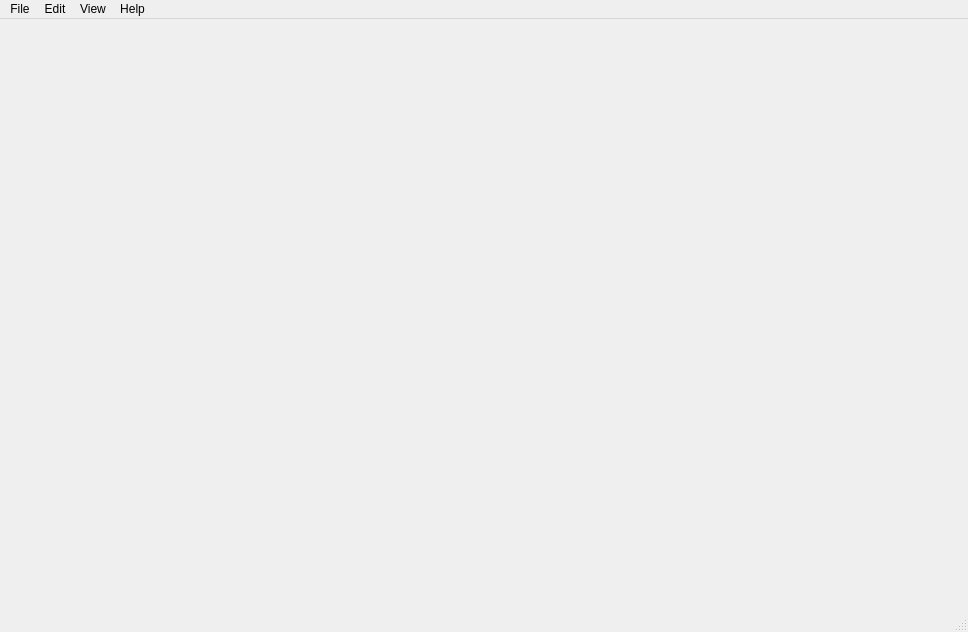
<?xml version="1.0" encoding="UTF-8"?>
<ui version="4.0">
 <class>MainWindow</class>
 <widget class="QMainWindow" name="MainWindow">
  <property name="geometry">
   <rect>
    <x>0</x>
    <y>0</y>
    <width>968</width>
    <height>632</height>
   </rect>
  </property>
  <property name="windowTitle">
   <string>NotePeek</string>
  </property>
  <property name="windowIcon">
   <iconset resource="rec.qrc">
    <normaloff>:/rescoure/notepeek.svg</normaloff>:/rescoure/notepeek.svg</iconset>
  </property>
  <widget class="QWidget" name="centralwidget">
   <layout class="QVBoxLayout" name="verticalLayout">
    <property name="spacing">
     <number>0</number>
    </property>
    <property name="leftMargin">
     <number>0</number>
    </property>
    <property name="topMargin">
     <number>0</number>
    </property>
    <property name="rightMargin">
     <number>0</number>
    </property>
    <property name="bottomMargin">
     <number>0</number>
    </property>
    <item>
     <widget class="MultiEditor" name="multieditor" native="true"/>
    </item>
    <item>
     <widget class="FindReplaceWidget" name="widget_findreplace" native="true">
      <property name="sizePolicy">
       <sizepolicy hsizetype="Preferred" vsizetype="Fixed">
        <horstretch>0</horstretch>
        <verstretch>0</verstretch>
       </sizepolicy>
      </property>
      <property name="minimumSize">
       <size>
        <width>0</width>
        <height>94</height>
       </size>
      </property>
      <property name="maximumSize">
       <size>
        <width>16777215</width>
        <height>94</height>
       </size>
      </property>
     </widget>
    </item>
   </layout>
  </widget>
  <widget class="QMenuBar" name="menubar">
   <property name="geometry">
    <rect>
     <x>0</x>
     <y>0</y>
     <width>968</width>
     <height>24</height>
    </rect>
   </property>
   <widget class="QMenu" name="menuFile">
    <property name="title">
     <string>File</string>
    </property>
    <addaction name="action_new"/>
    <addaction name="action_openFile"/>
    <addaction name="action_openDirectory"/>
    <addaction name="separator"/>
    <addaction name="action_save"/>
    <addaction name="action_saveAs"/>
    <addaction name="separator"/>
    <addaction name="action_exit"/>
   </widget>
   <widget class="QMenu" name="menuHelp">
    <property name="title">
     <string>Help</string>
    </property>
    <addaction name="action_about"/>
   </widget>
   <widget class="QMenu" name="menuView">
    <property name="title">
     <string>View</string>
    </property>
    <addaction name="action_showSlideBar"/>
   </widget>
   <widget class="QMenu" name="menuEdit">
    <property name="title">
     <string>Edit</string>
    </property>
    <addaction name="action_undo"/>
    <addaction name="action_redo"/>
    <addaction name="separator"/>
    <addaction name="action_cut"/>
    <addaction name="action_copy"/>
    <addaction name="action_paste"/>
    <addaction name="separator"/>
    <addaction name="action_find"/>
   </widget>
   <addaction name="menuFile"/>
   <addaction name="menuEdit"/>
   <addaction name="menuView"/>
   <addaction name="menuHelp"/>
  </widget>
  <widget class="QsciEditorInfoStatusBar" name="statusbar">
   <property name="autoFillBackground">
    <bool>false</bool>
   </property>
   <property name="styleSheet">
    <string notr="true"/>
   </property>
  </widget>
  <action name="action_openFile">
   <property name="text">
    <string>Open File</string>
   </property>
   <property name="shortcut">
    <string>Ctrl+O</string>
   </property>
  </action>
  <action name="action_new">
   <property name="text">
    <string>New</string>
   </property>
   <property name="shortcut">
    <string>Ctrl+N</string>
   </property>
  </action>
  <action name="action_save">
   <property name="text">
    <string>Save</string>
   </property>
   <property name="shortcut">
    <string>Ctrl+S</string>
   </property>
  </action>
  <action name="action_exit">
   <property name="text">
    <string>Exit</string>
   </property>
   <property name="shortcut">
    <string>Ctrl+Q</string>
   </property>
  </action>
  <action name="action_about">
   <property name="text">
    <string>About</string>
   </property>
   <property name="shortcut">
    <string>F1</string>
   </property>
  </action>
  <action name="action_openDirectory">
   <property name="text">
    <string>Open Folder</string>
   </property>
   <property name="shortcut">
    <string>Ctrl+Shift+O</string>
   </property>
  </action>
  <action name="action_showSlideBar">
   <property name="checkable">
    <bool>true</bool>
   </property>
   <property name="checked">
    <bool>false</bool>
   </property>
   <property name="text">
    <string>Show SlideBar</string>
   </property>
   <property name="shortcut">
    <string>Ctrl+E</string>
   </property>
  </action>
  <action name="action_saveAs">
   <property name="text">
    <string>Save As...</string>
   </property>
   <property name="shortcut">
    <string>Ctrl+Shift+S</string>
   </property>
  </action>
  <action name="action_undo">
   <property name="text">
    <string>Undo</string>
   </property>
   <property name="shortcut">
    <string>Ctrl+Z</string>
   </property>
  </action>
  <action name="action_redo">
   <property name="text">
    <string>Redo</string>
   </property>
   <property name="shortcut">
    <string>Ctrl+Y</string>
   </property>
  </action>
  <action name="action_cut">
   <property name="text">
    <string>Cut</string>
   </property>
   <property name="shortcut">
    <string>Ctrl+X</string>
   </property>
  </action>
  <action name="action_copy">
   <property name="text">
    <string>Copy</string>
   </property>
   <property name="shortcut">
    <string>Ctrl+C</string>
   </property>
  </action>
  <action name="action_paste">
   <property name="text">
    <string>Paste</string>
   </property>
   <property name="shortcut">
    <string>Ctrl+V</string>
   </property>
  </action>
  <action name="action_find">
   <property name="text">
    <string>Find/Replace</string>
   </property>
   <property name="shortcut">
    <string>Ctrl+F</string>
   </property>
  </action>
 </widget>
 <customwidgets>
  <customwidget>
   <class>QsciEditorInfoStatusBar</class>
   <extends>QStatusBar</extends>
   <header>./widgets/qscieditorinfostatusbar.h</header>
  </customwidget>
  <customwidget>
   <class>FindReplaceWidget</class>
   <extends>QWidget</extends>
   <header>./widgets/findreplacewidget.h</header>
   <container>1</container>
  </customwidget>
  <customwidget>
   <class>MultiEditor</class>
   <extends>QWidget</extends>
   <header>./editor/multieditor.h</header>
   <container>1</container>
  </customwidget>
 </customwidgets>
 <resources>
  <include location="rec.qrc"/>
 </resources>
 <connections/>
</ui>
